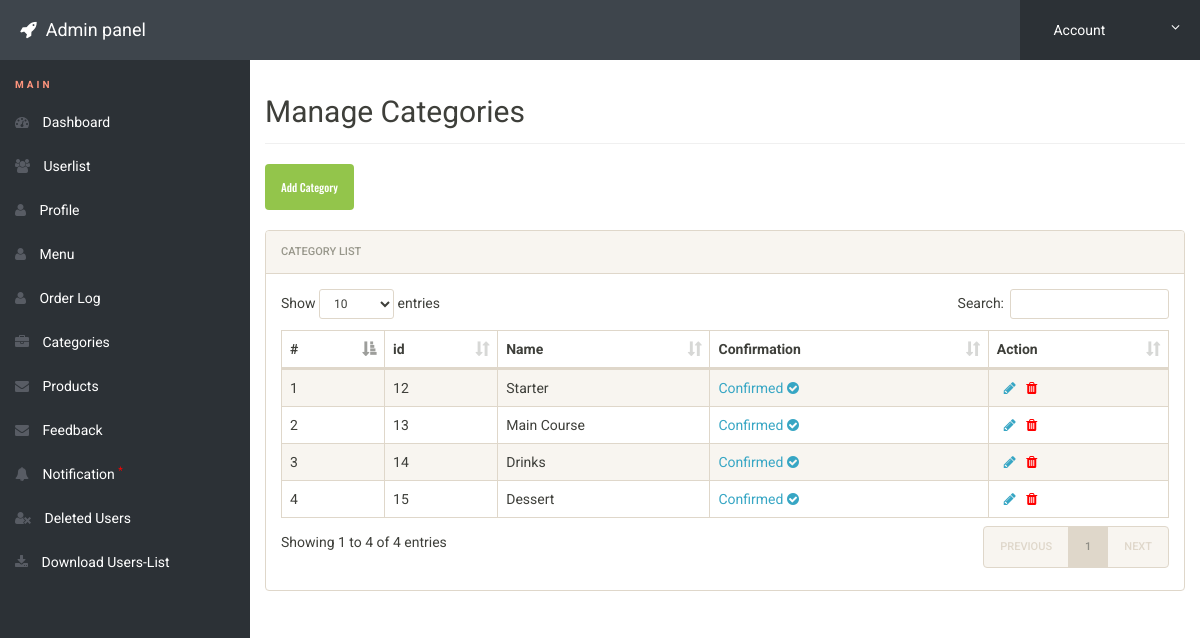
Page /admin/mu2.php (signed in) on the committed database.
### tables this page shows
CREATE TABLE `categories` (
  `id` int(11) NOT NULL,
  `name` varchar(11) NOT NULL,
  `status` int(11) NOT NULL,
  `category_description` varchar(11) NOT NULL
);

### admin/mu2.php (the view, shortened to what this page needs)
<?php
include('includes/config.php');
if(strlen($_SESSION['alogin'])==0)
	{
header('location:index.php');
}
else{
 ?>
<!doctype html>
<html lang="en" class="no-js">
<head>
	<link rel="stylesheet" href="css/font-awesome.min.css">
	<link rel="stylesheet" href="css/bootstrap.min.css">
	<link rel="stylesheet" href="css/dataTables.bootstrap.min.css">
	<link rel="stylesheet" href="css/bootstrap-social.css">
	<link rel="stylesheet" href="css/bootstrap-select.css">
	<link rel="stylesheet" href="css/fileinput.min.css">
	<link rel="stylesheet" href="css/awesome-bootstrap-checkbox.css">
	<link rel="stylesheet" href="css/style.css">
</head>
<body>
	<?php include('includes/header.php');?>
	<div class="ts-main-content">
		<?php include('includes/leftbar.php');?>
		<div class="content-wrapper">
			<div class="container-fluid">
				<div class="row">
					<div class="col-md-12">
						<h2 class="page-title">Manage Categories</h2>
<a href="addcat.php" class="btn btn-success" role="button">Add Category</a>
<br>
  <br>
						<div class="panel panel-default">
							<div class="panel-heading">Category List</div>
							<div class="panel-body">
								<table id="zctb" class="display table table-striped table-bordered table-hover" cellspacing="0" width="100%">
									<thead>
										<tr>
										<th>#</th>
												<th>id</th>
                                                <th>Name</th>
                                                 <th>Confirmation</th>
											<th>Action</th>
										</tr>
									</thead>
									<tbody>
<?php $sql = "SELECT * from  categories ";
$query = $dbh -> prepare($sql);
$query->execute();
$results=$query->fetchAll(PDO::FETCH_OBJ);
$cnt=1;
if($query->rowCount() > 0)
{
foreach($results as $result)
{				?>
										<tr>
											<td><?php echo htmlentities($cnt);?></td>
										<td><?php echo htmlentities($result->id);?></td>
                                            <td><?php echo htmlentities($result->name);?></td>
                                            <td>
                                            <?php if($result->status == 1)
                                                    {?>
                                                    <a href="mu2.php?confirm=<?php echo htmlentities($result->id);?>" onclick="return confirm('Do you really want to Un-Confirm the Account')">Confirmed <i class="fa fa-check-circle"></i></a>
                                                    <?php } else {?>
                                                    <a href="mu2.php?unconfirm=<?php echo htmlentities($result->id);?>" onclick="return confirm('Do you really want to Confirm the Account')">Un-Confirmed <i class="fa fa-times-circle"></i></a>
                                                    <?php } ?>
</td>
<td>
<a href="mu1.php?edit=<?php echo $result->id;?>" onclick="return confirm('Do you want to Edit');">&nbsp; <i class="fa fa-pencil"></i></a>&nbsp;&nbsp;
<a href="mu2.php?del=<?php echo $result->id;?>&name=<?php echo htmlentities($result->name);?>" onclick="return confirm('Do you want to Delete');"><i class="fa fa-trash" style="color:red"></i></a>&nbsp;&nbsp;
</td>
										</tr>
										<?php $cnt=$cnt+1; }} ?>
									</tbody>
								</table>
							</div>
						</div>
					</div>
				</div>
			</div>
		</div>
	</div>
</body>
</html>
<?php } ?>

### admin/css/style.css (style rules this page uses)
html { font-size: 14px; }
@media only screen and (min-width: 480px) { html { font-size: 17px; } }
@media only screen and (min-width: 768px) { html { font-size: 14px; } }
body { font-size: 1em; }
a { color: #37a6c4; }
.btn { font-family: 'Oswald', sans-serif; }
.panel { overflow: hidden; }
.btn { text-transform: none; }
.page-title { padding-bottom: 15px; margin-bottom: 20px; border-bottom: 1px solid #f0f0f0; }
.ts-main-content .content-wrapper { padding-top: 15px; margin-top: 60px; }
@media only screen and (min-width: 992px) { .ts-main-content .content-wrapper { margin-left: 250px; } }

### rows in the picture
categories: id "12", name "Starter"
categories: id "13", name "Main Course"
categories: id "14", name "Drinks"
categories: id "15", name "Dessert"
